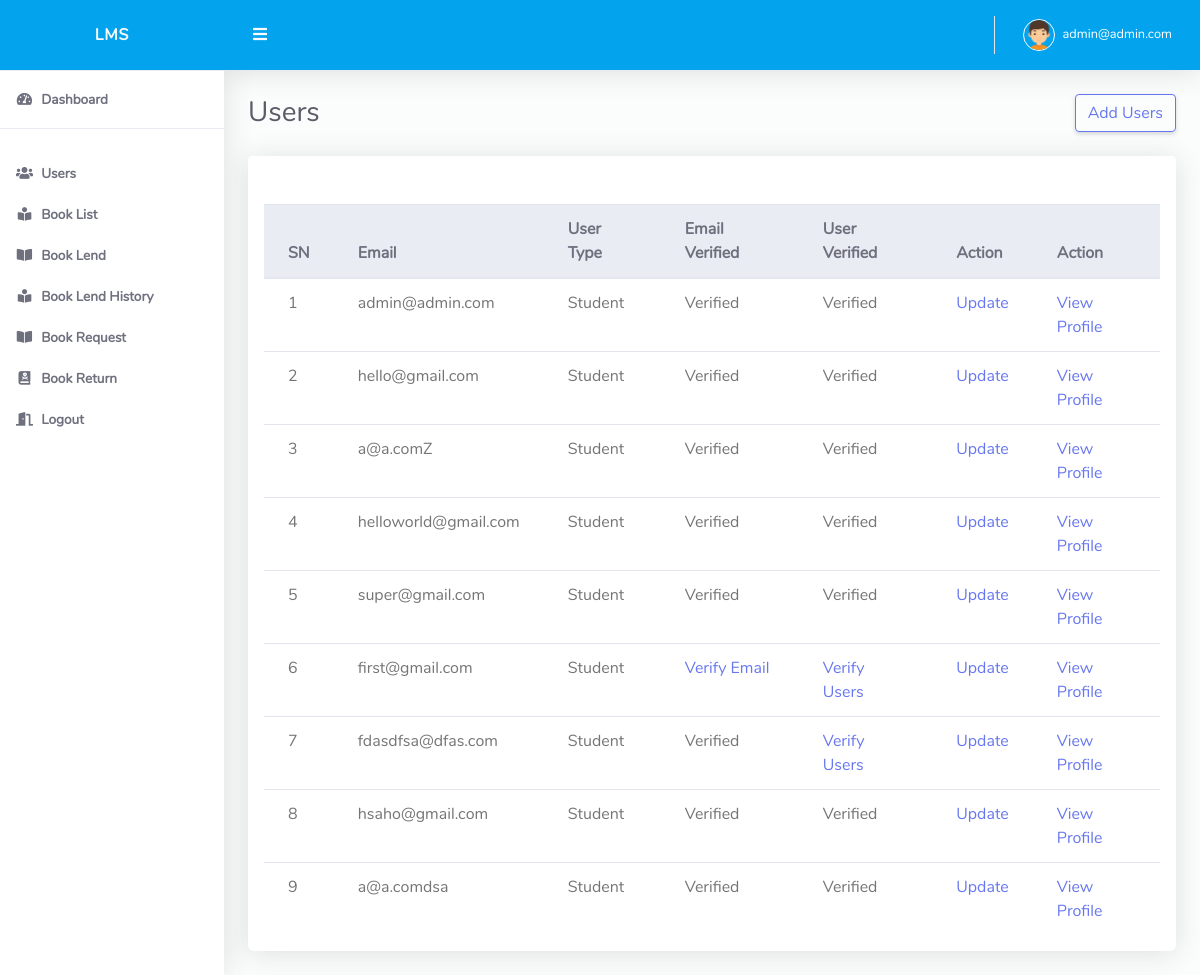
Page /admindash/view/users/ (signed in) on the earlier database version.
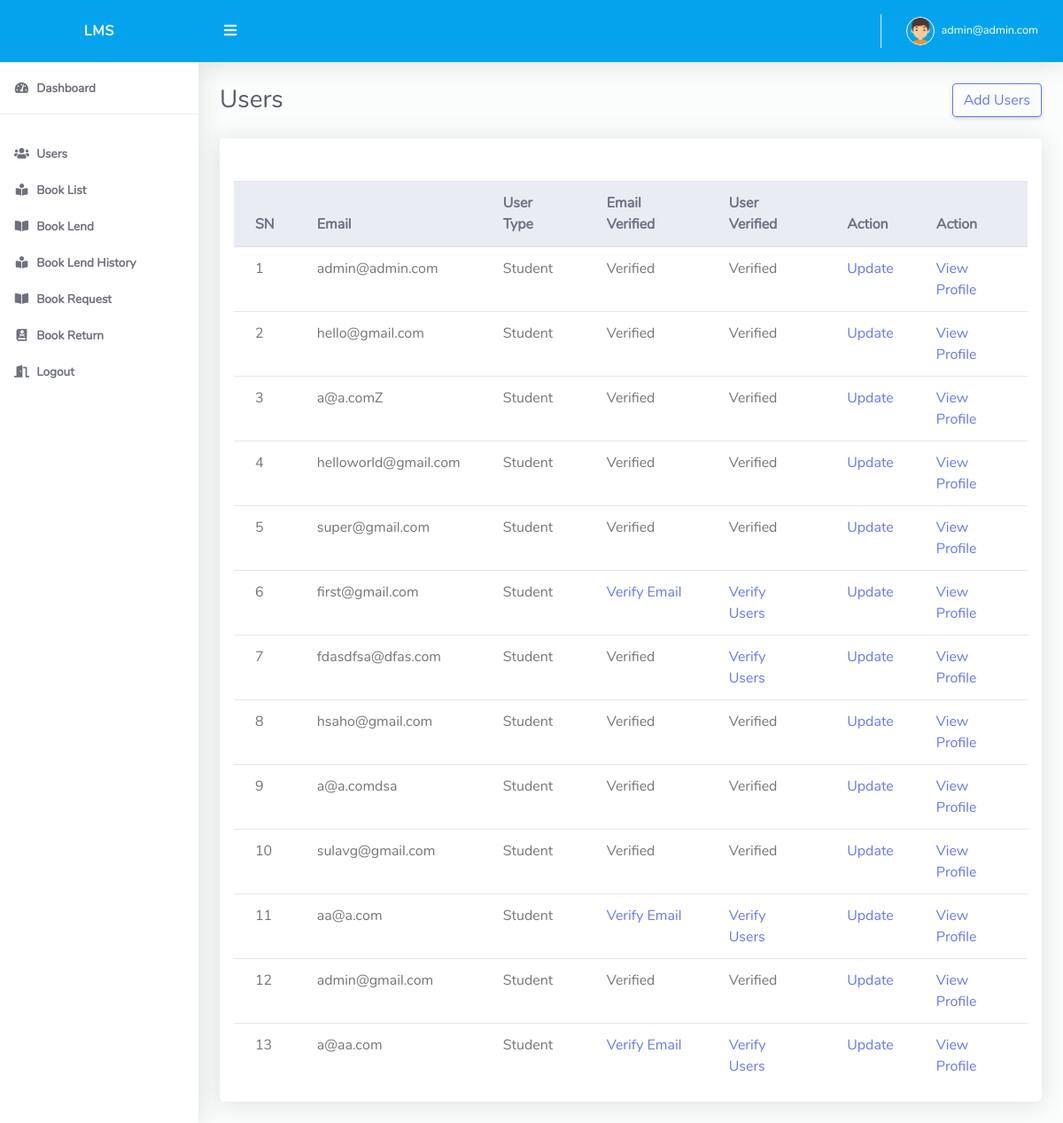
Same page on the later database version.
### accounts/models.py (models this page shows, shortened)
class MyUser(AbstractBaseUser):
    email = models.EmailField(
        verbose_name='email address',
        max_length=255,
        unique=True,
    )
    is_active = models.BooleanField(default=True)
    is_admin = models.BooleanField(default=False)
    is_staff_member = models.BooleanField(default=False)
    last_login = models.DateTimeField(blank=True, null=True, verbose_name="last login")
    is_email_verified = models.BooleanField(default=False)
    is_user_verified = models.BooleanField(default=False)
    objects = MyUserManager()
    USERNAME_FIELD = 'email'
    REQUIRED_FIELDS = []
    class Meta:
        verbose_name = 'User'
        verbose_name_plural = 'Users'
    def __str__(self):
        return self.email

### admin_dash/views.py (the view)
# urls.py: path('view/users/', views.UserListView.as_view(), name='user_list_view'),
@method_decorator(is_admin(), name='dispatch')
class UserListView(ListView):
    model = MyUser
    template_name = 'admin_dash/user_list_view.html'
    context_object_name = 'users'

### decorator.py (called while the page is built)
def is_admin():
    def decorator(view_function):
        def wrap(request, *args, **kwargs):
            if request.user.is_authenticated:
                if request.user.is_admin:
                    return view_function(request, *args, **kwargs)
                else:
                    raise PermissionDenied
            else:
                return redirect('accounts:login')
        return wrap
    return decorator

### admin_dash/templates/admin_dash/user_list_view.html (shortened to what this page needs)
{% extends 'base.html' %}
{% load static %}
{% block body %}
    <div class="d-sm-flex align-items-center justify-content-between mb-4">
        <h1 class="h3 mb-0 text-gray-800">Users</h1>
        <h1 class="h3 mb-0 text-gray-800"><a class="btn btn-outline-primary"
                                             href="{% url 'admin_dash:add_users' %}">Add Users</a></h1>
    </div>
    <div class="row">
        <div class="col-lg-12">
            <div class="card mb-4">
                <div class="card-header py-3 d-flex flex-row align-items-center justify-content-between">
                </div>
                <div class="table-responsive p-3">
                    <table class="table align-items-center table-flush table-hover" id="dataTableHover">
                        <thead class="thead-light">
                        <tr>
                            <th>SN</th>
                            <th>Email</th>
                            <th>User Type</th>
                            <th>Email Verified</th>
                            <th>User Verified</th>
                            <th>Action</th>
                            <th>Action</th>
                        </tr>
                        </thead>
                        <tbody>
                        {% for user in users %}
                            <tr>
                                <td>{{ forloop.counter }}</td>
                                <td>{{ user.email }}</td>
                                {% if user.is_staff_member %}
                                    <td>Staff</td>
                                {% else %}
                                    <td>Student</td>
                                {% endif %}
                                <td>
                                    {% if user.is_email_verified %}
                                        Verified
                                    {% else %}
                                        <a href="{% url 'admin_dash:verify_email' user.email %}">Verify Email</a>
                                    {% endif %}
                                </td>
                                <td>
                                    {% if user.is_user_verified %}
                                        Verified
                                    {% else %}
                                        <a href="{% url 'admin_dash:verify_user' user.email %}">Verify Users</a>
                                    {% endif %}
                                </td>
                                <td><a href="{% url 'admin_dash:update_user' user.pk %}">Update</a></td>
                                <td><a href="{% url 'admin_dash:profile_list_view' user.pk %}">View Profile</a></td>
                            </tr>
                        {% endfor %}
                        </tbody>
                    </table>
                </div>
            </div>
        </div>
    </div>
{% endblock %}

### templates/base.html (shortened to what this page needs)
{% load static %}
<!DOCTYPE html>
<html lang="en">
<head>
    <link href="{% static 'dashboard/vendor/fontawesome-free/css/all.min.css' %}" rel="stylesheet" type="text/css">
    <link href="{% static 'dashboard/vendor/bootstrap/css/bootstrap.min.css' %}" rel="stylesheet" type="text/css">
    <link href="{% static 'dashboard/css/style.css' %}" rel="stylesheet">
    <link href="{% static 'dashboard/vendor/datatables/dataTables.bootstrap4.min.css' %}" rel="stylesheet">
</head>
<body id="page-top">
<div id="wrapper">
    <ul class="navbar-nav sidebar sidebar-light accordion" id="accordionSidebar">
        <a class="sidebar-brand d-flex align-items-center justify-content-center" href="/">
            <div class="sidebar-brand-text mx-3">LMS</div>
        </a>
        <hr class="sidebar-divider my-0">
        {% if request.user.is_admin %}
            <li class="nav-item active">
                <a class="nav-link" href="{% url 'admin_dash:home' %}">
                    <i class="fas fa-fw fa-tachometer-alt"></i>
                    <span>Dashboard</span></a>
            </li>
            <hr class="sidebar-divider">
            <li class="nav-item active">
                <a class="nav-link" href="{% url 'admin_dash:user_list_view' %}">
                    <i class="fas fa-fw fa-users"></i>
                    <span>Users</span></a>
            </li>
            <li class="nav-item active">
                <a class="nav-link" href="{% url 'admin_dash:book_list' %}">
                    <i class="fas fa-fw fa-book-reader"></i>
                    <span>Book List</span></a>
            </li>
            <li class="nav-item active">
                <a class="nav-link" href="{% url 'admin_dash:student' %}">
                    <i class="fas fa-fw fa-book-open"></i>
                    <span>Book Lend</span></a>
            </li>
            <li class="nav-item active">
                <a class="nav-link" href="{% url 'admin_dash:book_history' %}">
                    <i class="fas fa-fw fa-book-reader"></i>
                    <span>Book Lend History</span></a>
            </li>
            <li class="nav-item active">
                <a class="nav-link" href="{% url 'admin_dash:request_book_view' %}">
                    <i class="fas fa-fw fa-book-open"></i>
                    <span>Book Request</span></a>
            </li>
            <li class="nav-item active">
                <a class="nav-link" href="{% url 'admin_dash:return_book' %}">
                    <i class="fas fa-fw fa-book-dead"></i>
                    <span>Book Return</span></a>
            </li>
            <li class="nav-item active">
                <a class="nav-link" href="{% url 'accounts:logout' %}">
                    <i class="fas fa-fw fa-door-open"></i>
                    <span>Logout</span></a>
            </li>
        {% endif %}
    </ul>
    <div id="content-wrapper" class="d-flex flex-column">
        <div id="content">
            <nav class="navbar navbar-expand navbar-light bg-navbar topbar mb-4 static-top">
                <button id="sidebarToggleTop" class="btn btn-link rounded-circle mr-3">
                    <i class="fa fa-bars"></i>
                </button>
                <ul class="navbar-nav ml-auto">
                    <li class="nav-item dropdown no-arrow">
                        <a class="nav-link dropdown-toggle" href="#" id="userDropdown" role="button"
                           data-toggle="dropdown"
                           aria-haspopup="true" aria-expanded="false">
                            <img class="img-profile rounded-circle" src="{% static 'dashboard/img/boy.png' %}"
                                 style="max-width: 60px">
                            <span class="ml-2 d-none d-lg-inline text-white small">{{ request.user }}</span>
                        </a>
                    </li>
                </ul>
            </nav>
            <div class="container-fluid" id="container-wrapper">
                <div class="row">
                    <div class="col-lg-12">
                        {% block body %}{% endblock %}
                    </div>
                </div>
            </div>
        </div>
    </div>
</div>
</body>
</html>

### static/dashboard/css/style.css (style rules this page uses)
html { position: relative; min-height: 100%; font-family: Nunito }
body { height: 100% }
#wrapper { display: -webkit-box; display: -ms-flexbox; display: flex }
#wrapper #content-wrapper { background-color: #fafdfb; width: 100%; overflow-x: hidden }
#wrapper #content-wrapper #content { -webkit-box-flex: 1; -ms-flex: 1 0 auto; flex: 1 0 auto }
.container, .container-fluid, .container-login { padding-left: 1.5rem; padding-right: 1.5rem }
.text-gray-800 { color: #5a5c69 !important }
.dropdown.no-arrow .dropdown-toggle::after { display: none }
.sidebar .nav-item.dropdown .dropdown-toggle::after, .topbar .nav-item.dropdown .dropdown-toggle::after { width: 1rem; text-align: center; float: right; vertical-align: 0; border: 0; font-weight: 900; content: '\f105'; font-family: 'Font Awesome 5 Free' }
.sidebar .nav-item .nav-link, .topbar .nav-item .nav-link { position: relative }
.sidebar .nav-item .nav-link .img-profile, .topbar .nav-item .nav-link .img-profile { height: 2rem; width: 2rem; border: 1px solid #fafafa }
.topbar { height: 4.375rem; z-index: 2; -webkit-box-shadow: 0 .15rem 1.75rem 0 rgba(58, 59, 69, .15) !important; box-shadow: 0 .15rem 1.75rem 0 rgba(58, 59, 69, .15) !important }
.topbar #sidebarToggleTop { height: 2.5rem; width: 2.5rem; -webkit-box-shadow: 0 0 !important; box-shadow: 0 0 !important }
.topbar .nav-item .nav-link { height: 4.375rem; display: -webkit-box; display: -ms-flexbox; display: flex; -webkit-box-align: center; -ms-flex-align: center; align-items: center; padding: 0 .75rem }
.topbar .dropdown { position: static }
@media (min-width: 576px) { .topbar .dropdown { position: relative } }
.topbar.navbar-light .navbar-nav .nav-item .nav-link { color: #fafafa; transition: all .3s ease-in-out; -webkit-transition: all .3s ease-in-out }
.bg-navbar { background-color: #03a4ed }
.sidebar { min-height: 100vh; width: 14rem !important; background-color: #fff !important; -webkit-box-shadow: 0 .15rem 1.75rem 0 rgba(58, 59, 69, .15) !important; box-shadow: 0 .15rem 1.75rem 0 rgba(58, 59, 69, .15) !important; z-index: 0 }
.sidebar .nav-item { position: relative; margin-bottom: -15px }
.sidebar .nav-item:last-child { margin-bottom: 1rem }
.sidebar .nav-item .nav-link { display: block; width: 100%; text-align: left; padding: 1rem; width: 14rem }
.sidebar .nav-item .nav-link i { font-size: .85rem; margin-right: .25rem }
.sidebar .nav-item .nav-link span { font-size: .85rem; display: inline }
.sidebar .nav-item.active .nav-link { font-weight: 800 }
.sidebar .sidebar-brand { height: 4.375rem; text-decoration: none; font-size: 1rem; font-weight: 800; padding: 1.5rem 1rem; text-align: center; letter-spacing: .05rem; z-index: 1 }
.sidebar hr.sidebar-divider { margin: 1rem 0 1rem 0 }
.sidebar .sidebar-brand .sidebar-brand-text { display: inline }
.sidebar-light .sidebar-brand { color: #fafafa; background-color: #03a4ed }
.sidebar-light hr.sidebar-divider { border-top: 1px solid #eaecf4 }
.sidebar-light .nav-item .nav-link { color: #858796 }
.sidebar-light .nav-item .nav-link i { color: #9e9e9e }
.sidebar-light .nav-item.active .nav-link { color: #6e707e }
.sidebar-light .nav-item.active .nav-link i { color: #6e707e }
.table-flush td, .table-flush th { border-right: 0; border-left: 0 }
.table-flush tbody tr:first-child td, .table-flush tbody tr:first-child th { border-top: 0 }
.table-flush tbody tr:last-child td, .table-flush tbody tr:last-child th { border-bottom: 0 }
.card .table { margin-bottom: 0 }
.card .table td, .card .table th { padding-right: 1.5rem; padding-left: 1.5rem }
.card { -webkit-box-shadow: 0 .15rem 1.75rem 0 rgba(58, 59, 69, .15) !important; box-shadow: 0 .15rem 1.75rem 0 rgba(58, 59, 69, .15) !important }

Differences in the rows shown:
added MyUser: email "sulavg@gmail.com", is_staff_member "Student", is_email_verified "Verified", is_user_verified "Verified"
added MyUser: email "aa@a.com", is_staff_member "Student", is_email_verified "Verify Email", is_user_verified "Verify Users"
added MyUser: email "admin@gmail.com", is_staff_member "Student", is_email_verified "Verified", is_user_verified "Verified"
added MyUser: email "a@aa.com", is_staff_member "Student", is_email_verified "Verify Email", is_user_verified "Verify Users"
